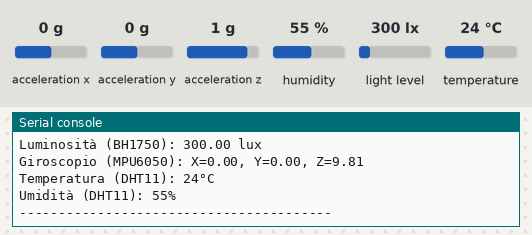
Recording of a program running on a simulated ESP32 board running MicroPython. Parts: the last lines printed to the serial console. The inputs (shaded band) are chosen by the test bench; at power-on: acceleration x 0 g, humidity 55 %, acceleration y 0 g, temperature 24 °C, acceleration z 1 g, light level 300 lx. Library files of the repository ran but are not shown: bh1750.py, MPU6050.py.

Above: at 1.2 s.
1.3 s: acceleration x set to -1.4 g
3.0 s: humidity set to 22 %
At 4.5 s:
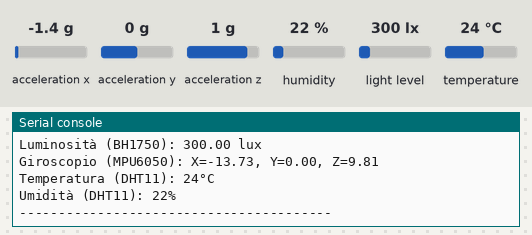
4.7 s: acceleration y set to -1.4 g
6.4 s: temperature set to 12 °C
At 7.9 s:
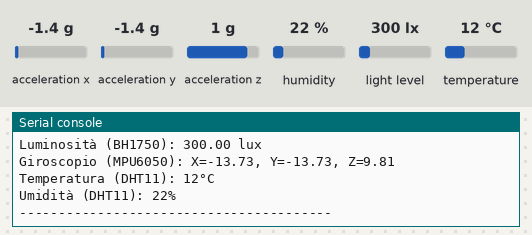

Measured:
- after the input at 3.0 s, the serial console: prints a new line after 0.87 s (image 1)
- after the input at 6.4 s, the serial console: prints a new line after 1.1 s (image 2)

The program:

sensor_test.py
```python
from machine import SoftI2C, Pin
import time
from bh1750 import BH1750
from MPU6050 import MPU6050
import dht

# Configurazione I2C
i2c = SoftI2C(scl=Pin(22), sda=Pin(21), freq=400000)

mpu = MPU6050(i2c)

light_sensor = BH1750(i2c)


# Sensore DHT11
dht_sensor = dht.DHT11(Pin(18))

print("Avvio lettura sensori...")

while True:
    try:
        # Lettura dal BH1750 (luminosità in lux)
        lux = light_sensor.luminance()

        # Lettura dal MPU6050 (giroscopio: X, Y, Z)
        gyro = mpu.read_accel_data()

        gyro_x, gyro_y, gyro_z = gyro['x'], gyro['y'], gyro['z']

        # Lettura dal DHT11 (temperatura e umidità)
        dht_sensor.measure()
        temp = dht_sensor.temperature()
        humidity = dht_sensor.humidity()

        # Stampa i dati alla seriale
        print(f"Luminosità (BH1750): {lux:.2f} lux")
        print(f"Giroscopio (MPU6050): X={gyro_x:.2f}, Y={gyro_y:.2f}, Z={gyro_z:.2f}")
        print(f"Temperatura (DHT11): {temp}°C")
        print(f"Umidità (DHT11): {humidity}%")
        print("-" * 40)

    except Exception as e:
        print(f"Errore nella lettura: {e}")

    time.sleep(1)  # Attendere 1 secondo prima di ripetere
```
